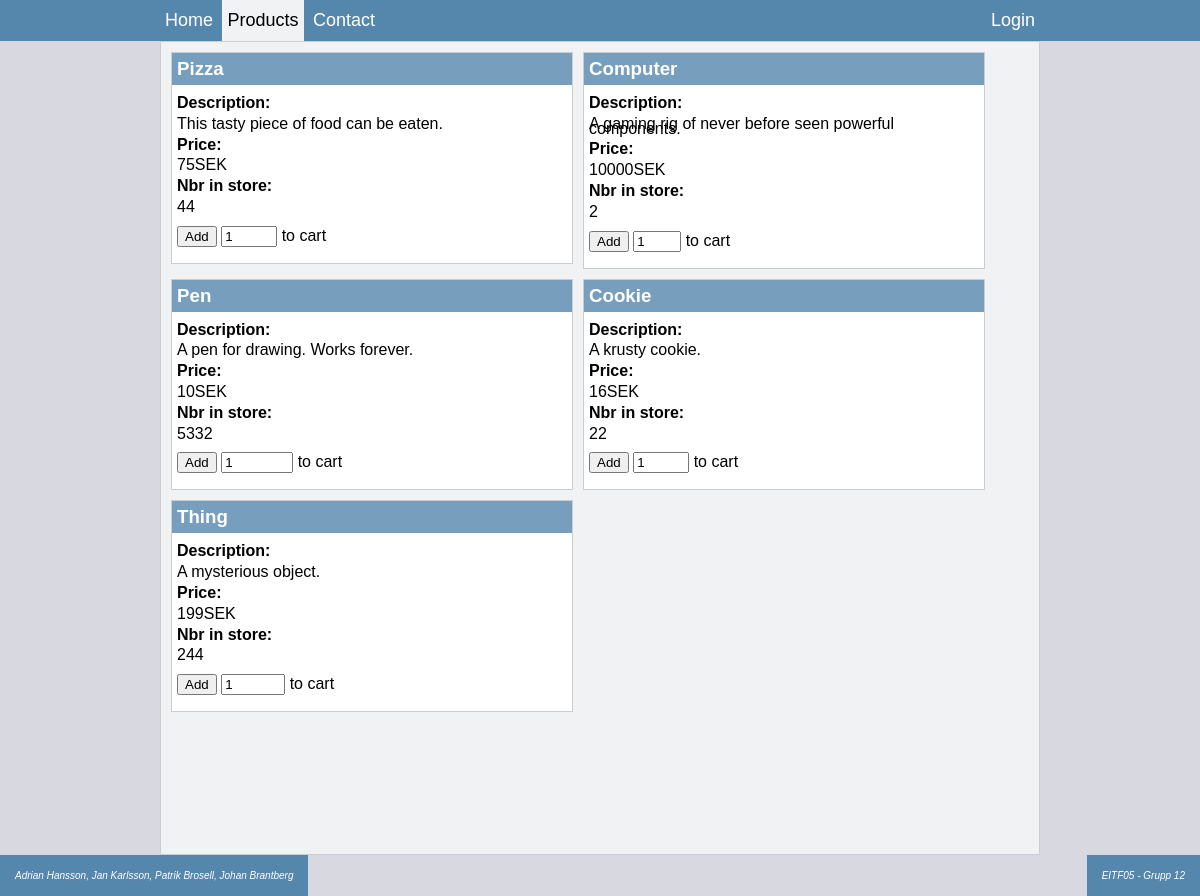
The page /products.php on the database as committed earlier.
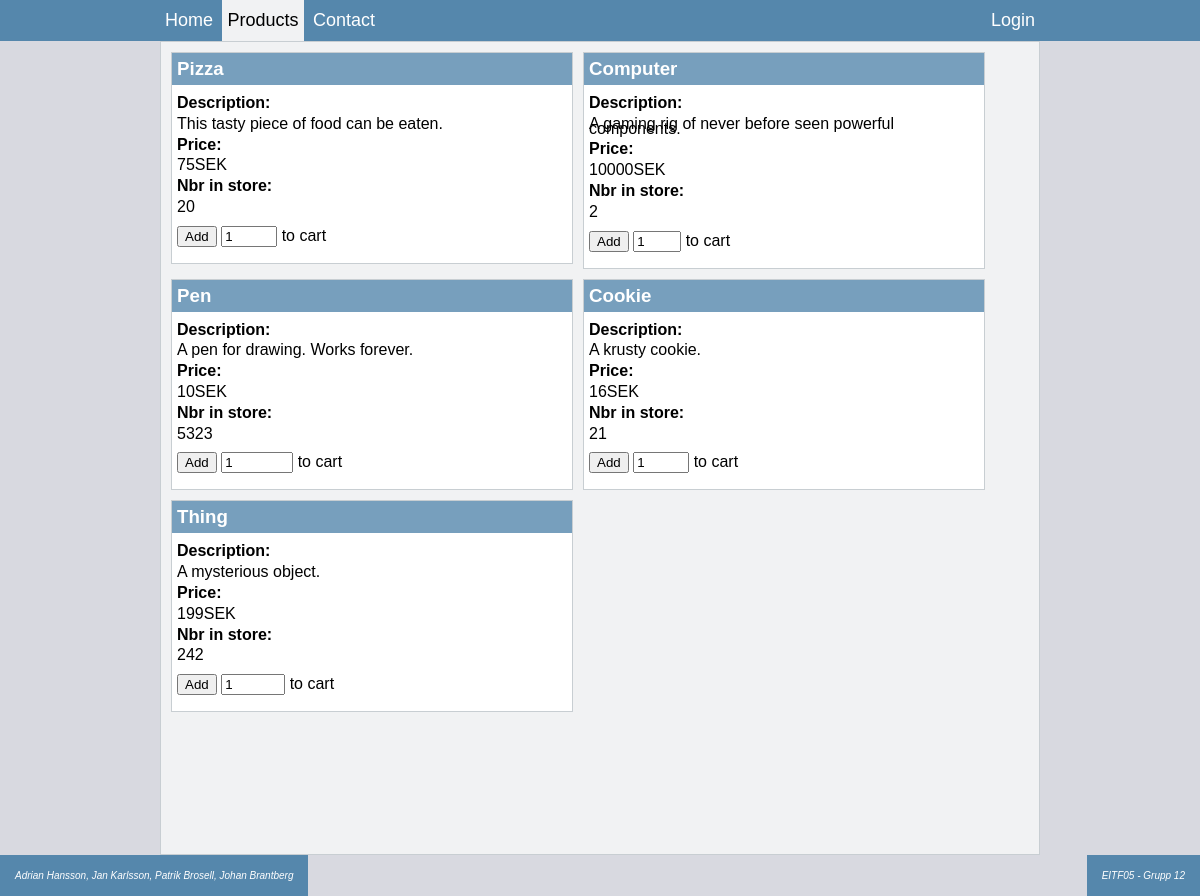
The same page on the database as committed later.
### tables this page shows
CREATE TABLE IF NOT EXISTS `products` (
  `id` int(11) NOT NULL AUTO_INCREMENT,
  `name` varchar(50) NOT NULL,
  `description` varchar(250) NOT NULL,
  `nbrInStore` int(10) NOT NULL,
  `imageURL` varchar(200) NOT NULL,
  `price` int(10) NOT NULL,
  PRIMARY KEY (`id`)
);

### database_connection_data.php (called while the page is built)
<?php
	$dbHostC = "localhost";
	$dbC = "webshop12database";
	$dbUserNameC = "admin";
	$dbPasswordC = "admin";
?>

### manager.php (the view, shortened to what this page needs)
<?php
class Manager {
	private $dbHost;
	private $db;
	private $dbUserName;
	private $dbPassword;
	private $dbConnection;
	public function __construct(){
		require_once("database_connection_data.php");
		$array = array($dbHostC, $dbC, $dbUserNameC, $dbPasswordC);
		$this->dbHost = $array[0];
		$this->db = $array[1];
		$this->dbUserName = $array[2];
		$this->dbPassword = $array[3];
	}
	public function printProducts(){
		$sqlGetProductsAll = "select * from products";
		$resultSet = $this->executeQuery($sqlGetProductsAll, null);
		for($i = 0; $i < count($resultSet); $i++){
			$product = array();
			array_push($product, $resultSet[$i]['name']);
			array_push($product, $resultSet[$i]['description']);
			array_push($product, $resultSet[$i]['price']);
			array_push($product, $resultSet[$i]['nbrInStore']);
			array_push($product, $resultSet[$i]['id']);
			echo '
			<div class="product-box">
				<h3 class="line-title">'.$product[0].'</h3>
				<div class="text-box blue">
					<p class="line-title">Description:</p>
					<p class="description">'.$product[1].'</p>
				</div>
				<div class="text-box green">
					<p class="line-title">Price:</p>
					<p>'.$product[2].'SEK</p>
				</div>
				<div class="text-box yellow">
					<p class = "line-title">Nbr in store:</p>
					<p>'.$product[3].'</p>
				</div>
				<div class="text-box green">
					<form method=post action="addtocart.php">
						<input type="hidden" name="productID" value="'.$product[4].'">
						<input type="submit" value="Add">
						<input type="number" name="productCount" value="1" min="1" max="'.$product[3].'">
						to cart
					</form>
				</div>
			</div>';
		}
	}
	public function openConnection() {
		try {
			$this->dbConnection = new PDO("mysql:host=$this->dbHost;dbname=$this->db",
					$this->dbUserName,  $this->dbPassword);
			$this->dbConnection->setAttribute(PDO::ATTR_ERRMODE, PDO::ERRMODE_EXCEPTION);
		} catch (PDOException $e) {
			$error = "Connection error: " . $e->getMessage();
			print $error . "<p>";
			unset($this->conn);
			return false;
		}
		return true;
	}
	public function closeConnection() {
		$this->dbConnection = null;
	}
	private function executeQuery($query, $param = null) {
		try {
			$stmt = $this->dbConnection->prepare($query);
			$stmt->execute($param);
			$result = $stmt->fetchAll();
		} catch (PDOException $e) {
			$error = "*** Internal error: " . $e->getMessage() . "<p>" . $query;
			die($error);
		}
		return $result;
	}
}
?>

### products.php (shortened to what this page needs)
<?php
require_once('manager.php');
$manager = $_SESSION['manager'];
$manager->openConnection();
?>
<html lang="en">
	<head>
	  <link rel="stylesheet" href="style.css">
	</head>
	<body>
	  <div class="nav-bar">
	  	<ul class="nav-ul">
            <li><a href="index.php">Home</a></li>
            <li class="active"><a href="#">Products</a></li>
            <li><a href="contact.php">Contact</a></li>
            <div class="align-right">
            	<?php
            	if(isset($_SESSION['loginUserName'])){
            		echo '<li class="login-box-user"><a href="#">'.$_SESSION['loginUserName'].'</a></li>';
	           		echo '<li class="login-box"><a href="logout.php">Logout</a></li>';
	           		echo '<li class="login-box"><a href="shopcart.php">Cart</a></li>';
            	}
            	else{
            		echo '<li class="login-box"><a href="loginForm.php">Login</a></li>';
            	}
            	?>
            </div>
         </ul>
	  </div>
	  <div class="content-window">
			<div class="center">
				<?php
				$manager->printProducts();
				?>
			</div>
	  </div>
	</body>
	<footer>
		<p class="float-left">Adrian Hansson, Jan Karlsson, Patrik Brosell, Johan Brantberg</p>
		<p class="float-right">EITF05 - Grupp 12</p>
	</footer>
</html>

### style.css (style rules this page uses)
body { margin:0; background-color: #D8D9E0; font-family: Arial, Helvetica, sans-serif; }
.nav-bar { background-color: #5587AC; }
.nav-ul { list-style-type: none; margin:0; margin-right: 20vh; margin-left: 20vh; padding:0; }
.nav-ul li { display: inline-block; margin:0; }
.nav-ul li a { color: white; padding-top: 10px; padding-bottom: 10px; padding-left: 5px; padding-right: 5px; background-color: #5587AC; display: block; text-decoration: none; font-size: 18px; min-height: 2vh; }
.nav-ul .active a { color: black; background-color: #F1F2F3; }
.align-right { clear: both; float: right; }
.content-window { margin-right: 20vh; margin-left: 20vh; padding: 10px; background-color: #F1F2F3; border-style: solid; border-width: 1px; border-color: #C8CED2; min-height: 99vh; }
.center { margin-left: auto; margin-right: auto; }
.product-box { border-style: solid; border-width: 1px; border-color: #C8CED2; color: #000000; background-color: white; margin-bottom: 10px; margin-right: 10px; width: 50vh; height: auto; float:left; }
.product-box h3 { color: white; font-family: Arial, Helvetica, sans-serif; margin:0; padding-top: 5px; padding-bottom: 5px; background-color: #779FBD; padding-left: 5px; padding-right: 5px; }
.product-box p { line-height: 30%; font-family: Arial, Helvetica, sans-serif; }
.product-box .line-title { font-weight: bold; }
.text-box { margin-left: 5px; margin-right: 5px; }
.float-left { float: left; }
.float-right { float: right; }
footer { min-height: auto; background-color: #5587AC; }
footer p { background-color: #5587AC; margin: 0; padding:15px; color: white; font-style: italic; font-size: 10px; }

Rows that differ between the two databases and show on the page:
changed products "Pizza": nbrInStore "44" → "20"
changed products "Pen": nbrInStore "5332" → "5323"
changed products "Cookie": nbrInStore "22" → "21"
changed products "Thing": nbrInStore "244" → "242"
